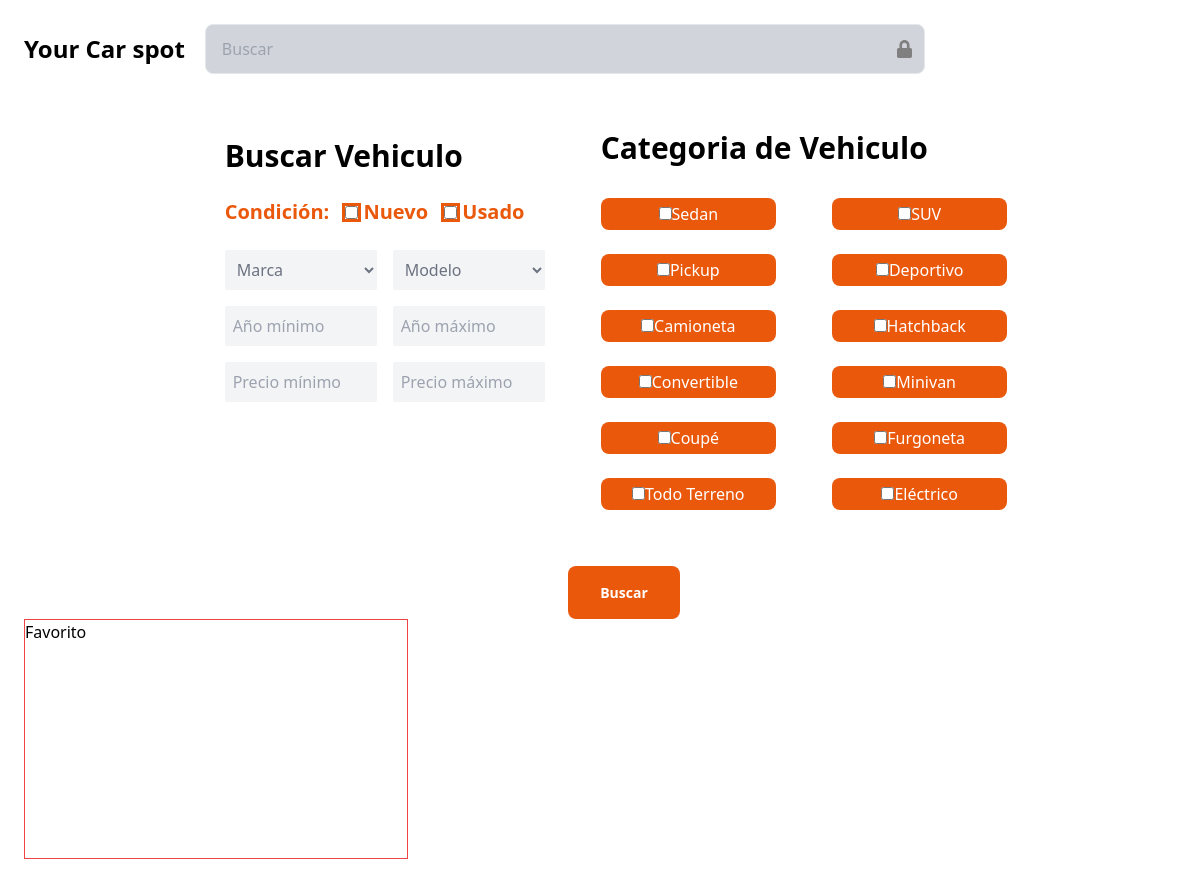
Page /pages/home.php on the committed database.
### tables this page shows
CREATE TABLE IF NOT EXISTS `vehiculo_categoria` (
  `idVehiculo_Categoria` int NOT NULL,
  `nombre_Categoria` varchar(45) NOT NULL,
  PRIMARY KEY (`idVehiculo_Categoria`)
);

### pages/home.php (the view, shortened to what this page needs)
<?php session_start();
require("../php/connection.php");
$categoria = $mysqli->query("SELECT * FROM `vehiculo_categoria`");
?>
<!DOCTYPE html>
<html lang="en">
<head>
    <link href="../css/output.css" rel="stylesheet">
    <link href="../css/input.css" rel="stylesheet">
</head>
<body>
    <div class="w-screen m-6 ">
        <div class="w-full  flex gap-5 items-center">
            <span class="text-2xl font-bold">Your Car spot</span>
            <div class="flex items-center gap-3 border w-3/5  bg-gray-300 rounded-lg p-3 ps-4">
                <input class="w-full outline-none bg-transparent text-gray-600" type="text" name="search" placeholder="Buscar">
                <div class="w-4"><img src="../svg/password.svg" alt="logo"></div>
            </div>
        </div>
        <form action="../php/buscar.php" method="post" class="mt-14 ">
            <div class="flex justify-center gap-14  mb-12">
                <div class="flex flex-col gap-6 max-w-xs">
                    <span class="text-3xl font-bold mt-2">Buscar Vehiculo</span>
                    <div class="flex text-xl font-bold text-orange-600 gap-4 ">
                        Condición:
                        <label>
                            <input class="outline outline-orange-600" type="checkbox" name="condicion[]" value="1"> Nuevo
                        </label>
                        <label>
                            <input class="outline outline-orange-600" type="checkbox" name="condicion[]" value="0"> Usado
                        </label>
                    </div>
                    <div class="grid grid-cols-2 gap-4">
                        <select id="marca" onchange="updateModelos()" class="bg-gray-100 rounded-sm p-2 text-gray-500" name="marca" class="block w-full" placeholder="Marca">
                            <option value=""  selected>Marca</option>
                        </select>
                        <select id="modelo" class="bg-gray-100 rounded-sm p-2 text-gray-500 block w-full" name="modelo" placeholder="Modelo">
                        <option value=""  selected>Modelo</option>
                        </select>
                        <label class="bg-gray-100 rounded-sm p-2">
                            <input class="bg-transparent text-gray-500 outline-none custom-number-input " type="number" name="anio_min" placeholder="Año mínimo" class="block w-full">
                        </label>
                        <label class="bg-gray-100 rounded-sm p-2">
                            <input class="bg-transparent text-gray-500 outline-none custom-number-input  " type="number" name="anio_max" placeholder="Año máximo" class="block w-full">
                        </label>
                        <label class="bg-gray-100 rounded-sm p-2">
                            <input class="bg-transparent text-gray-500 outline-none custom-number-input " type="number" name="precio_min" placeholder="Precio mínimo" class="block w-full">
                        </label>
                        <label class="bg-gray-100 rounded-sm p-2 appearance-none">
                            <input class="bg-transparent text-gray-500 outline-none custom-number-input " type="number" name="precio_max" placeholder="Precio máximo" class="block w-full">
                        </label>
                    </div>
                </div>
                <div class="flex flex-col gap-8">
                    <span class="text-3xl font-bold">Categoria de Vehiculo</span>
                    <div class="grid grid-cols-2 gap-6 gap-x-14 h-80 overflow-scroll pr-4 text-white">
                        <?php
                            if ($categoria) {
                                if ($categoria->num_rows > 0) {
                                    while ($datos = $categoria->fetch_assoc()) {
                                       ?>
                                        <label class="bg-orange-600 rounded-lg p-1 text-center">
                                                <input  type="checkbox" name="tipo[]" value="<?php echo $datos['idVehiculo_Categoria'] ?>"><?php echo $datos['nombre_Categoria'] ?>
                                             </label>
                                       <?php
                                    }
                                }
                            } else {
                                echo "<option >Error executing the query: " . $mysqli->error . "</option>";
                            }
                            ?>
                    </div>
                </div>
            </div>
            <div class="flex flex-col items-center w-full gap-14">
                <button class="text-center w-28 py-4 bg-orange-600 rounded-lg text-sm leading-normal font-semibold text-white" type="submit">Buscar</button>
            </div>
            <div class="w-96 border border-red-500 h-60">
                <span>Favorito</span>
            </div>
        </form>
    </div>
</body>
</html>

### css/input.css (style rules this page uses)
.custom-number-input { -moz-appearance: textfield; }

### rows in the picture
vehiculo_categoria: nombre_Categoria "Sedan"
vehiculo_categoria: nombre_Categoria "SUV"
vehiculo_categoria: nombre_Categoria "Pickup"
vehiculo_categoria: nombre_Categoria "Deportivo"
vehiculo_categoria: nombre_Categoria "Camioneta"
vehiculo_categoria: nombre_Categoria "Hatchback"
vehiculo_categoria: nombre_Categoria "Convertible"
vehiculo_categoria: nombre_Categoria "Minivan"
vehiculo_categoria: nombre_Categoria "Coupé"
vehiculo_categoria: nombre_Categoria "Furgoneta"
vehiculo_categoria: nombre_Categoria "Todo Terreno"
vehiculo_categoria: nombre_Categoria "Eléctrico"
